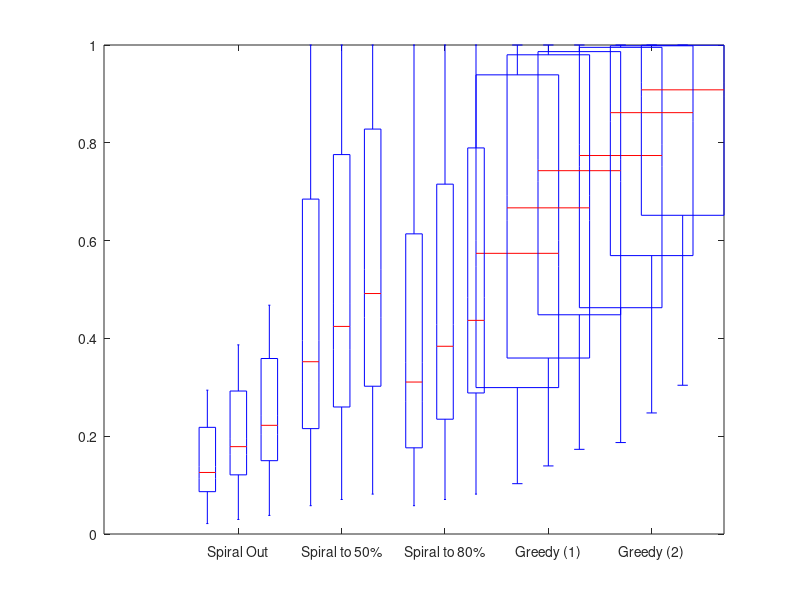

This figure's MATLAB source: (Note: this script raises an error after producing the figure.)
%columns:
%1 - time
%2 - speed
%3 - sigma
%4 - kill rate
%5 - mode
%6 - row spacing
%7 - transition probability
%8 - result

normalTestResults = csvread('NormalPrmResults.csv');

%set up data by value
%kill rate
filename = 'NormalKillRateResults.pdf';
vals = [0.5 0.7 0.9];
group1 = normalTestResults(normalTestResults(:,4)==vals(1),:);
group2 = normalTestResults(normalTestResults(:,4)==vals(2),:);
group3 = normalTestResults(normalTestResults(:,4)==vals(3),:);

%k
% filename = 'NormalKResults.pdf';
% vals = [0.2 0.4 0.6];
% group1 = normalTestResults(normalTestResults(:,7)==vals(1),:);
% group2 = normalTestResults(normalTestResults(:,7)==vals(2),:);
% group3 = normalTestResults(normalTestResults(:,7)==vals(3),:);

%velocity
% filename = 'NormalVelocityResults.pdf';
% vals = [6 9 12];
% group1 = normalTestResults(normalTestResults(:,2)==vals(1),:);
% group2 = normalTestResults(normalTestResults(:,2)==vals(2),:);
% group3 = normalTestResults(normalTestResults(:,2)==vals(3),:);

f=figure;
% set positions for boxes
position_1 = 1:1:5;
position_2 = 1.3:1:5.3;
position_3 = 1.6:1:5.6;
% plot first set of boxes in blue
h1 = boxplot(group1(:,8)/10000,group1(:,5),'colors','b','positions',position_1,'width',0.18);
hold on  % Keep the first box plot on figure
% plot second set of boxes in green
h3 = boxplot(group3(:,8)/10000,group3(:,5),'colors',[0 0.5 0],'positions',position_3,'width',0.18);
% plot middle set of boxes in red
h2 = boxplot(group2(:,8)/10000,group2(:,5),'colors',[0.8 0 0],'positions',position_2,'width',0.18);

%set axis labels
%set(gca,'XTickLabel',{'Wall-Follow','Lawn-Mowing','Hybrid','Spiral','Greedy (1)','Greedy (2)'}) %sticky walls
set(gca,'XTickLabel',{'Spiral Out','Spiral to 50%','Spiral to 80%','Greedy (1)','Greedy (2)'}) %normal

%hide outliers
set(h1(7,:),'Visible','off')
set(h2(7,:),'Visible','off')
set(h3(7,:),'Visible','off')
%build legend
box_vars = findall(gca,'Tag','Box');
hLegend = legend(box_vars([13,1,7]), {[num2str(vals(1)) ' m/s'],[num2str(vals(2)) ' m/s'],[num2str(vals(3)) ' m/s']},'Location','northwest');

hold off
% Insert texts and labels
ylabel('Fraction of Population Found')
xlabel('Search Method')
set(gcf,'PaperPositionMode','auto','PaperSize',[7,4],'PaperPosition',[0,0,7,4] );
%print(gcf, '-dpdf', filename);